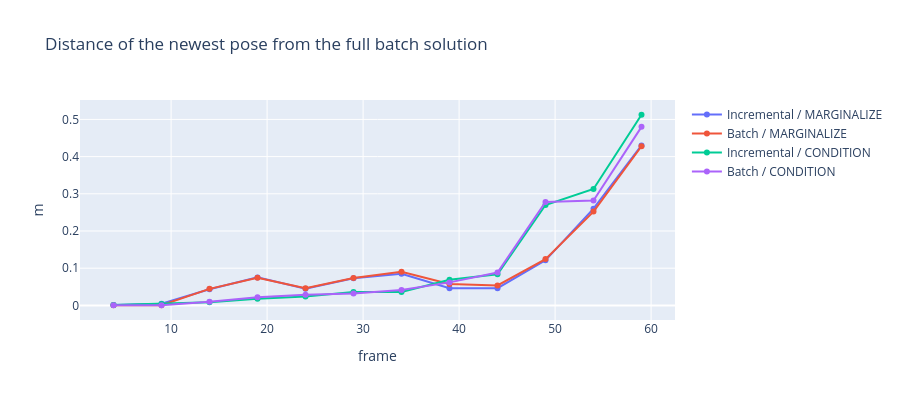

The code cell stored with this chart in its notebook:
### Code cell
fig = go.Figure()
for name, s in summaries.items():
    fig.add_trace(go.Scatter(x=[5 * (k + 1) - 1 for k in range(len(s["errors"]))], y=s["errors"],
                             name=name, mode="lines+markers"))
fig.update_layout(title="Distance of the newest pose from the full batch solution",
                  xaxis_title="frame", yaxis_title="m", height=400)
fig.show()

### Figure 1 — Plotly figure (JSON) as saved in the notebook; plotly's stock layout.template omitted (floating-point values rounded to 4 significant figures)
{"data": [{"mode": "lines+markers", "name": "Incremental / MARGINALIZE", "type": "scatter", "x": [4, 9, 14, 19, 24, 29, 34, 39, 44, 49, 54, 59], "y": [0.0008283, 0.004284, 0.04335, 0.07527, 0.04476, 0.07321, 0.08477, 0.046, 0.0464, 0.1212, 0.2601, 0.4302]}, {"mode": "lines+markers", "name": "Batch / MARGINALIZE", "type": "scatter", "x": [4, 9, 14, 19, 24, 29, 34, 39, 44, 49, 54, 59], "y": [0.0003865, 0.0005247, 0.04451, 0.07434, 0.04626, 0.07379, 0.09022, 0.05762, 0.05372, 0.1245, 0.2521, 0.4279]}, {"mode": "lines+markers", "name": "Incremental / CONDITION", "type": "scatter", "x": [4, 9, 14, 19, 24, 29, 34, 39, 44, 49, 54, 59], "y": [0.0008283, 0.004, 0.008454, 0.01773, 0.0242, 0.03611, 0.03628, 0.0691, 0.08387, 0.2699, 0.313, 0.5126]}, {"mode": "lines+markers", "name": "Batch / CONDITION", "type": "scatter", "x": [4, 9, 14, 19, 24, 29, 34, 39, 44, 49, 54, 59], "y": [0.0003865, 0.0005247, 0.01009, 0.02176, 0.02841, 0.03201, 0.04165, 0.06186, 0.08841, 0.2783, 0.2821, 0.4801]}], "layout": {"height": 400, "title": {"text": "Distance of the newest pose from the full batch solution"}, "xaxis": {"title": {"text": "frame"}}, "yaxis": {"title": {"text": "m"}}}}
